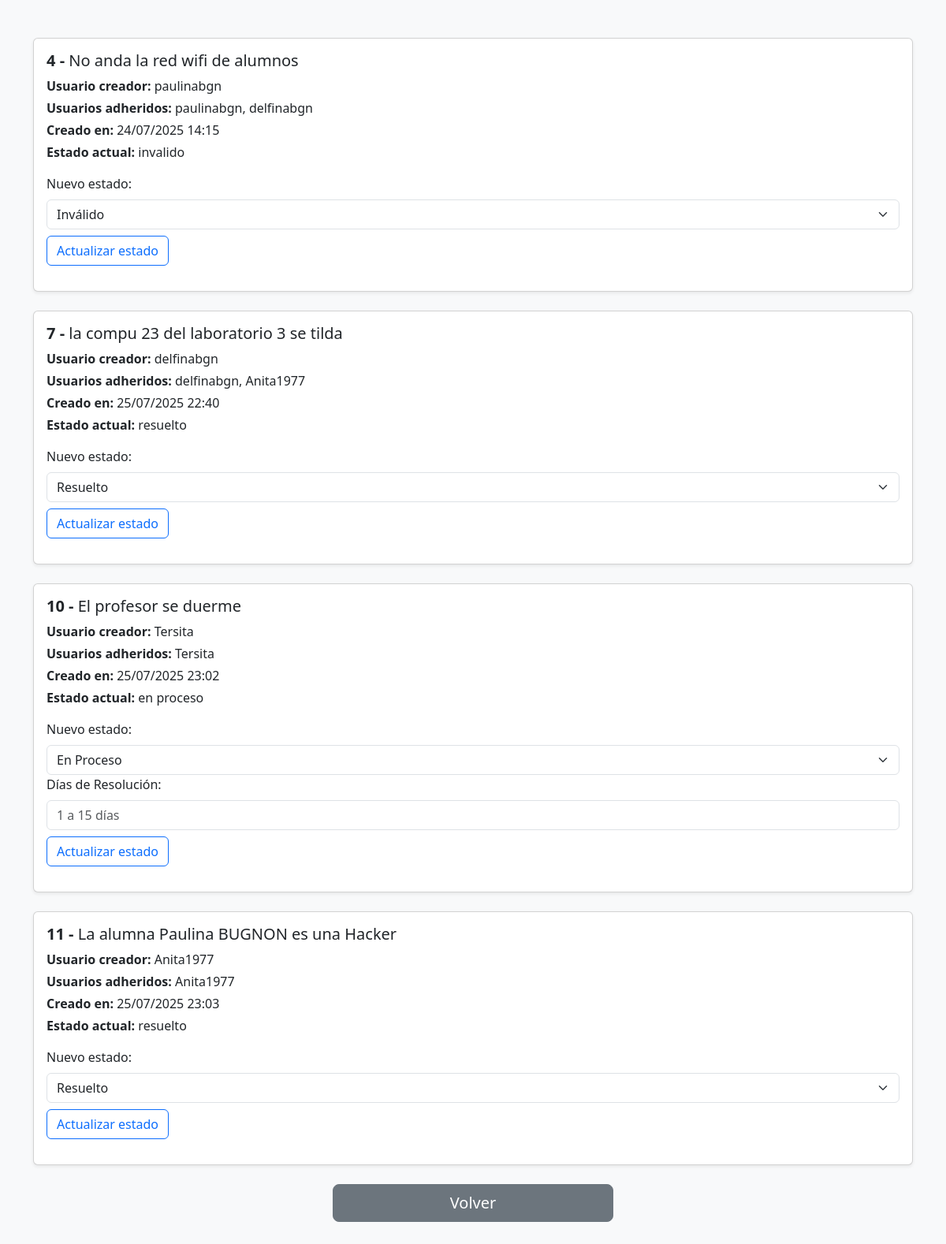
The app's page /manejar_reclamos (signed in) with its own data.
### modules/Modelos.py (models this page shows)
class ModeloReclamo(Base):
    __tablename__ = 'reclamos'
    id = Column(Integer(), primary_key=True, unique=True)
    contenido = Column(String(1000), nullable=False)
    departamento = Column(String(1000), nullable=False)
    fecha_hora = Column(String(1000), nullable=False)
    id_usuario = Column(Integer(), nullable=False)
    estado = Column(String(1000), nullable=False)
    ruta_imagen = Column(String(1000), nullable=True)
    tiempo_de_resolucion = Column(Integer(), nullable=False, default=1)

class ModeloUsuario(Base):
    __tablename__ = 'usuarios'
    id = Column(Integer(), primary_key=True, unique=True)
    nombre = Column(String(1000), nullable=False)
    apellido = Column(String(1000), nullable=False)
    email = Column(String(1000), nullable=False, unique=True)
    username = Column(String(1000), nullable=False, unique=True)
    claustro = Column(String(1000), nullable=False)
    password = Column(String(1000), nullable=False)
    rol = Column(String(1000), nullable=False)
    departamento = Column(String(1000))
    reclamos_seguidos = relationship('ModeloReclamo', secondary=asociacion_usuarios_reclamos, backref= 'usuarios_seguidores')

### server.py (the view, shortened to what this page needs)
@app.route("/manejar_reclamos", methods=['GET', 'POST'])
@gestor_login.se_requiere_login
def manejar_reclamos():
    departamento_usuario = gestor_usuarios.obtener_usuario(gestor_login.id_usuario_actual)['departamento']
    rol = gestor_usuarios.obtener_usuario(gestor_login.id_usuario_actual)['rol']
    reclamos_existentes = gestor_reclamos.filtrar_reclamos_por_depto(departamento_usuario)
    creadores = {r['id']: gestor_usuarios.obtener_usuario(r['id_usuario'])['username'] for r in reclamos_existentes}
    adherentes_usernames = {}
    for r in reclamos_existentes:
        adheridos_ids = gestor_usuarios.obtener_usuarios_adheridos_al_reclamo(r['id'])
        adherentes_usernames[r['id']] = [gestor_usuarios.obtener_usuario(id)['username'] for id in adheridos_ids]
    return render_template("manejar_reclamos.html",
                           rol=rol,
                           reclamos_existentes=reclamos_existentes,
                           vacio=len(reclamos_existentes)==0,
                           adherentes=adherentes_usernames,
                           creadores=creadores,
                           departamento=departamento_usuario)

### modules/dominio.py (called while the page is built)
    @property
    def estado(self):
        return self.__estado

    @property
    def contenido(self):
        return self.__contenido

    @property
    def departamento(self):
        return self.__departamento

    @property
    def id_usuario(self):
        return self.__id_usuario

    @property
    def fecha_hora(self):
        return self.__fecha_hora

    @property
    def id(self):
        return self.__id

    @property
    def tiempo_de_resolucion(self):
        return self.__tiempo_de_resolucion

    @estado.setter
    def estado(self, p_estado):
        if isinstance(p_estado, str) and p_estado != "":
            self.__estado = p_estado
        else:
            raise TypeError("El estado debe ser un string y no estar vacio")

    @contenido.setter
    def contenido(self, p_contenido):
        if isinstance(p_contenido, str) and p_contenido != "":
            self.__contenido = p_contenido
        else:
            raise TypeError("El contenido debe ser un string y no estar vacio")

    @departamento.setter
    def departamento(self, p_departamento):
        if isinstance(p_departamento, str) and p_departamento != "":
            self.__departamento = p_departamento
        else:
            raise TypeError("El departamento debe ser un string y no estar vacio")

    @id_usuario.setter
    def id_usuario(self, p_id_usuario):
        if p_id_usuario != None:
            if not isinstance(p_id_usuario, int):
                raise TypeError("El id del usuario debe ser un número entero")
            self.__id_usuario = p_id_usuario
        else:
            self.__id_usuario = None

    @fecha_hora.setter
    def fecha_hora(self, p_fecha_hora):
        if isinstance(p_fecha_hora, str) and p_fecha_hora != "":
            self.__fecha_hora = p_fecha_hora
        else:
            raise TypeError("La fecha y hora debe ser un string y no estar vacio")

    @id.setter
    def id(self, p_id):
        if p_id != None:
            if not isinstance(p_id, int):
                raise TypeError("El id del reclamo debe ser un número entero")
            self.__id = p_id
        else:
            self.__id = None

    def to_dict(self):
        return {
            "estado": self.estado,
            "contenido": self.contenido,
            "departamento": self.departamento,
            "id_usuario": self.id_usuario,
            "fecha_hora": self.fecha_hora,
            "id": self.id,
            "tiempo_de_resolucion": self.tiempo_de_resolucion,
        }

### templates/manejar_reclamos.html (shortened to what this page needs)
<!DOCTYPE html>
<html lang="es">
<head>
    <link href="https://cdn.jsdelivr.net/npm/bootstrap@5.3.0/dist/css/bootstrap.min.css" rel="stylesheet">
</head>
<body class="bg-light text-dark">
    <div class="container py-5">
        {% if vacio %}
            <h3 class="text-center mb-4">No hay reclamos presentes en el sistema</h3>
            <div class="row justify-content-center">
                <form class="col-md-4" action="{{ url_for('inicio') }}">
                    <button class="btn btn-secondary btn-lg w-100" type="submit">Volver</button>
                </form>
            </div>
        {% else %}
            {% for reclamo in reclamos_existentes %}
                <div class="card mb-4 shadow-sm">
                    <div class="card-body">
                        <h5 class="card-title"><strong>{{ reclamo.id }} -</strong> {{ reclamo.contenido }}</h5>
                        <p class="mb-1"><strong>Usuario creador:</strong> {{ creadores[reclamo.id] }}</p>
                        <p class="mb-1"><strong>Usuarios adheridos:</strong>
                            {% for username in adherentes[reclamo.id] %}
                                {{ username }}{% if not loop.last %}, {% endif %}
                            {% endfor %}
                        </p>
                        <p class="mb-1"><strong>Creado en:</strong> {{ reclamo.fecha_hora }}</p>
                        <p class="mb-3"><strong>Estado actual:</strong> {{ reclamo.estado }}</p>
                        <form method="post" action="{{ url_for('manejar_reclamos') }}" class="mb-3">
                            <div class="mb-2">
                                <label for="estado-{{ reclamo.id }}" class="form-label">Nuevo estado:</label>
                                <select name="estado" class="form-select estado-select" id="estado-{{ reclamo.id }}" data-id="{{ reclamo.id }}">
                                    <option value="en proceso" {% if reclamo.estado == 'en proceso' %}selected{% endif %}>En Proceso</option>
                                    <option value="resuelto" {% if reclamo.estado == 'resuelto' %}selected{% endif %}>Resuelto</option>
                                    <option value="invalido" {% if reclamo.estado == 'invalido' %}selected{% endif %}>Inválido</option>
                                </select>
                                <div id="resolucion-{{ reclamo.id }}" class="mb-2" style="{% if reclamo.estado != 'en proceso' %}display: none;{% endif %}">
                                    <label for="tiempo-{{ reclamo.id }}" class="form-label">Días de Resolución:</label>
                                    <input type="number" name="tiempo_de_resolucion" id="tiempo-{{ reclamo.id }}" class="form-control" placeholder="1 a 15 días"
                                        min="1" max="15" step="1" {% if reclamo.estado == 'en proceso' %}required{% endif %}>
                                </div>
                            </div>
                            <button type="submit" class="btn btn-outline-primary">Actualizar estado</button>
                        </form>
                    </div>
                </div>
            {% endfor %}
            <div class="row justify-content-center">
                <form class="col-md-4" action="{{ url_for('inicio') }}">
                    <button class="btn btn-secondary btn-lg w-100" type="submit">Volver</button>
                </form>
            </div>
        {% endif %}
    </div>
</body>
</html>

### records on screen
ModeloReclamo: id "4", contenido "No anda la red wifi de alumnos", fecha_hora "24/07/2025 14:15", estado "invalido", estado "Inválido"
ModeloUsuario: username "paulinabgn"
ModeloUsuario: username "delfinabgn"
ModeloReclamo: id "7", contenido "la compu 23 del laboratorio 3 se tilda", fecha_hora "25/07/2025 22:40", estado "resuelto", estado "Resuelto"
ModeloUsuario: username "Anita1977"
ModeloReclamo: id "10", contenido "El profesor se duerme", fecha_hora "25/07/2025 23:02", estado "en proceso", estado "En Proceso"
ModeloUsuario: username "Tersita"
ModeloReclamo: id "11", contenido "La alumna Paulina BUGNON es una Hacker", fecha_hora "25/07/2025 23:03", estado "resuelto", estado "Resuelto"
